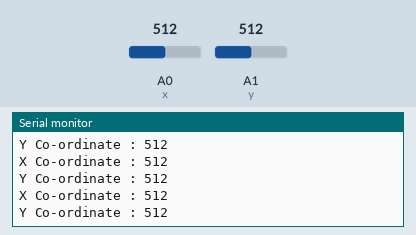
Bench run of a sketch on a simulated Arduino Uno, built with avr-gcc and run on an emulated ATmega328P. On the bench: the last lines printed to the serial monitor. The test bench sets the inputs (shaded band); at power-on: A0 (x) = 512, A1 (y) = 512.

Above: at 1.2 s.
1.3 s: A0 (x) set to 105
At 1.71 s:
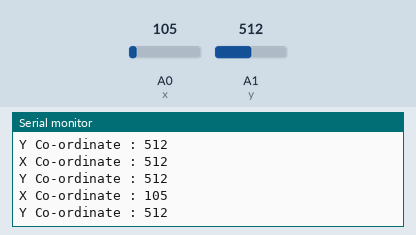
2.8 s: A0 (x) set to 93
At 3.22 s:
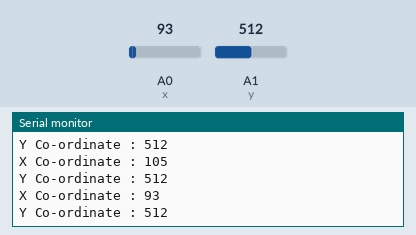
4.3 s: A1 (y) set to 11
At 4.72 s:
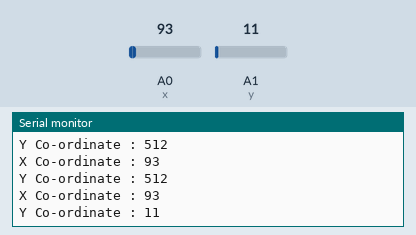
7.3 s: A1 (y) set to 8
At 7.48 s:
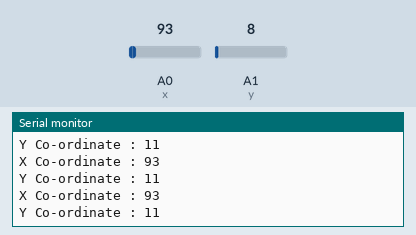
Timing chart, 0 to 10.3 s (numbered marks = the images above; inputs shaded):
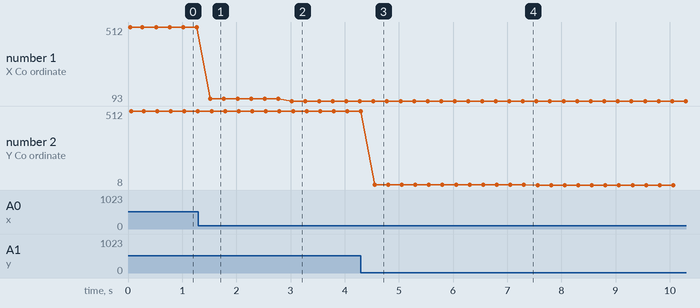

Measured:
- after the input at 1.3 s, the serial monitor: prints a new line after 0.22 s (image 1)
- after the input at 2.8 s, the serial monitor: prints a new line after 0.23 s (image 2)
- after the input at 4.3 s, the serial monitor: prints a new line after 0.25 s (image 3)
- plotted number 1: 512 → 105 after the input at 1.3 s, 105 → 93 after the input at 2.8 s
- plotted number 2: 512 → 11 after the input at 4.3 s, 11 → 8 after the input at 7.3 s

The sketch:

Joystick_read.ino
```cpp
/*
Interfacing Joystick module

In this tutorial, we will be interfacing joystick module
to arduino and reading its value

----------Connections---------------

    Arduino 5V --> 5V|VCC on Joystick Module
    Arduino GND --> GND on Joystick Module

    As the Joystick is a highr version of a potentiometer
    we will be using analog pins to read the values

    Arduino pin A0 --> Vrx
    Arduino pin A1 --> Vry

 */
//initialise 2 variable with analog pins on Arduino
int x = A0;
int y = A1;

//initialise variables to read the values from the module
int xV=0, yV=0;

void setup() {
  // put your setup code here, to run once:
  //initialise Serial Communication
  Serial.begin(9600);
  Serial.println("Joystick Values -- comming in.......");
  //make the pins as INPUT to recieve the signal
  //this is an optional step and can be ignored

  //pinMode(x, INPUT);
  //pinMode(y, INPUT);

}

void loop() {
  // put your main code here, to run repeatedly:
  //store the values read from the sensor in the variables decelared
  xV = analogRead(x);
  yV = analogRead(y);

  //Print the values on the serial moitor

  Serial.print("X Co-ordinate : ");
  Serial.println(xV);
  Serial.print("Y Co-ordinate : ");
  Serial.println(yV);

  delay(250);

  /*
   * You can map the vales down to the range 0-10 in the foll way
   * xV = map(xV, 0, 1023, 0, 10);
   * yV = map(yV, 0, 1023, 0 ,10);
   */

}
```
